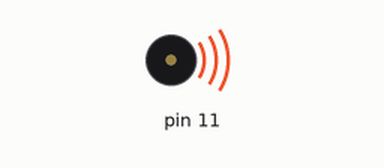
A sketch run on a simulated Arduino Uno, built with avr-gcc and run on an emulated ATmega328P. Shown: buzzer (waves = sounding).

Above: at 0.2 s.
Timing chart, 0 to 3.0 s (numbered marks = the images above):
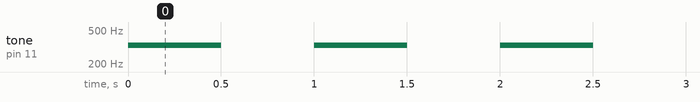

Measured:
- by itself, tone on pin 11: alternates 330 Hz for 0.50 s and silent for 0.50 s

The sketch:

piezo_1.ino
```cpp
void setup() {
  // 피에조부저가 연결된 11번핀의 역할을 OUTPUT으로 설정해줍니다.
  pinMode(11, OUTPUT);
}

void loop() {
  //11번 핀에 연결되어 있는 피에조 부저를 330 주파수로 0.5초간 켜줍니다.
  tone(11, 330, 500);
  delay(500);

  // 피에조 부저의 소리를 꺼줍니다.
  noTone(11);
  delay(500);
}
```
